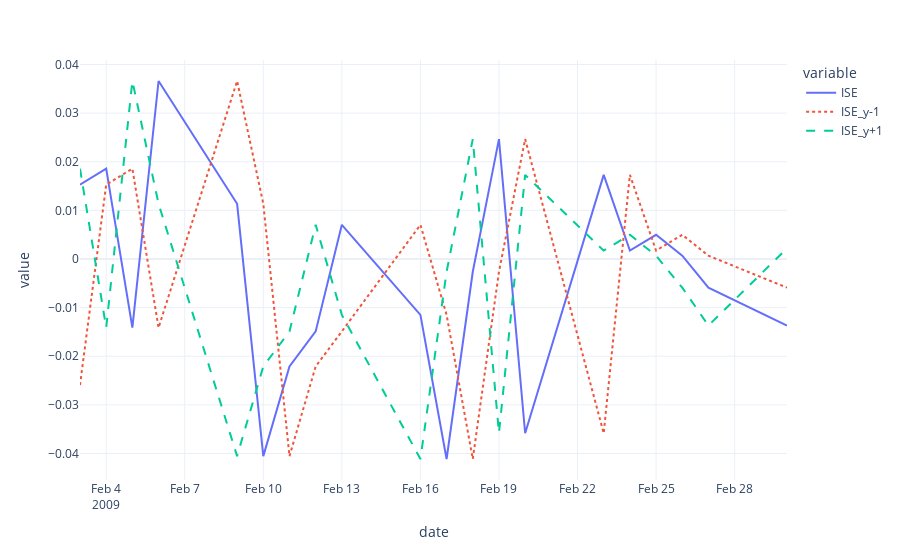

Notebook code for this chart:
### Code cell
fig = px.line(plot_df, x="date", y="value", color="variable", line_dash="variable", template="plotly_white")
fig.show()

### Figure 1 — Plotly figure (JSON) as saved in the notebook; plotly's stock layout.template omitted (floating-point values rounded to 4 significant figures)
{"data": [{"hovertemplate": "variable=ISE<br>date=%{x}<br>value=%{y}<extra></extra>", "legendgroup": "ISE", "line": {"color": "#636efa", "dash": "solid"}, "marker": {"symbol": "circle"}, "mode": "lines", "name": "ISE", "orientation": "v", "showlegend": true, "type": "scatter", "x": ["2009-02-03T00:00:00", "2009-02-04T00:00:00", "2009-02-05T00:00:00", "2009-02-06T00:00:00", "2009-02-09T00:00:00", "2009-02-10T00:00:00", "2009-02-11T00:00:00", "2009-02-12T00:00:00", "2009-02-13T00:00:00", "2009-02-16T00:00:00", "2009-02-17T00:00:00", "2009-02-18T00:00:00", "2009-02-19T00:00:00", "2009-02-20T00:00:00", "2009-02-23T00:00:00", "2009-02-24T00:00:00", "2009-02-25T00:00:00", "2009-02-26T00:00:00", "2009-02-27T00:00:00", "2009-03-02T00:00:00"], "xaxis": "x", "y": [0.01528, 0.01858, -0.01413, 0.03661, 0.01135, -0.04054, -0.02211, -0.01489, 0.007027, -0.01149, -0.04114, -0.002631, 0.02465, -0.03584, 0.0173, 0.001725, 0.004976, 0.0006718, -0.005892, -0.01369], "yaxis": "y"}, {"hovertemplate": "variable=ISE_y-1<br>date=%{x}<br>value=%{y}<extra></extra>", "legendgroup": "ISE_y-1", "line": {"color": "#EF553B", "dash": "dot"}, "marker": {"symbol": "circle"}, "mode": "lines", "name": "ISE_y-1", "orientation": "v", "showlegend": true, "type": "scatter", "x": ["2009-02-03T00:00:00", "2009-02-04T00:00:00", "2009-02-05T00:00:00", "2009-02-06T00:00:00", "2009-02-09T00:00:00", "2009-02-10T00:00:00", "2009-02-11T00:00:00", "2009-02-12T00:00:00", "2009-02-13T00:00:00", "2009-02-16T00:00:00", "2009-02-17T00:00:00", "2009-02-18T00:00:00", "2009-02-19T00:00:00", "2009-02-20T00:00:00", "2009-02-23T00:00:00", "2009-02-24T00:00:00", "2009-02-25T00:00:00", "2009-02-26T00:00:00", "2009-02-27T00:00:00", "2009-03-02T00:00:00"], "xaxis": "x", "y": [-0.02592, 0.01528, 0.01858, -0.01413, 0.03661, 0.01135, -0.04054, -0.02211, -0.01489, 0.007027, -0.01149, -0.04114, -0.002631, 0.02465, -0.03584, 0.0173, 0.001725, 0.004976, 0.0006718, -0.005892], "yaxis": "y"}, {"hovertemplate": "variable=ISE_y+1<br>date=%{x}<br>value=%{y}<extra></extra>", "legendgroup": "ISE_y+1", "line": {"color": "#00cc96", "dash": "dash"}, "marker": {"symbol": "circle"}, "mode": "lines", "name": "ISE_y+1", "orientation": "v", "showlegend": true, "type": "scatter", "x": ["2009-02-03T00:00:00", "2009-02-04T00:00:00", "2009-02-05T00:00:00", "2009-02-06T00:00:00", "2009-02-09T00:00:00", "2009-02-10T00:00:00", "2009-02-11T00:00:00", "2009-02-12T00:00:00", "2009-02-13T00:00:00", "2009-02-16T00:00:00", "2009-02-17T00:00:00", "2009-02-18T00:00:00", "2009-02-19T00:00:00", "2009-02-20T00:00:00", "2009-02-23T00:00:00", "2009-02-24T00:00:00", "2009-02-25T00:00:00", "2009-02-26T00:00:00", "2009-02-27T00:00:00", "2009-03-02T00:00:00"], "xaxis": "x", "y": [0.01858, -0.01413, 0.03661, 0.01135, -0.04054, -0.02211, -0.01489, 0.007027, -0.01149, -0.04114, -0.002631, 0.02465, -0.03584, 0.0173, 0.001725, 0.004976, 0.0006718, -0.005892, -0.01369, 0.002193], "yaxis": "y"}], "layout": {"legend": {"title": {"text": "variable"}, "tracegroupgap": 0}, "margin": {"t": 60}, "xaxis": {"anchor": "y", "domain": [0, 1], "title": {"text": "date"}}, "yaxis": {"anchor": "x", "domain": [0, 1], "title": {"text": "value"}}}}
